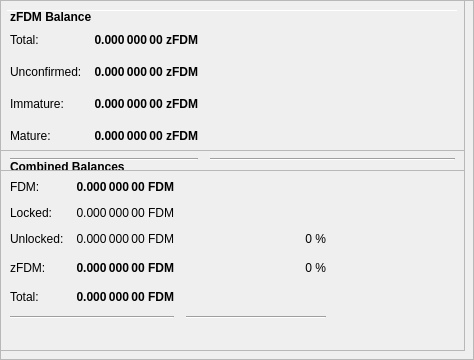
        <widget class="QFrame" name="frameObfuscation">
         <property name="minimumSize">
          <size>
           <width>0</width>
           <height>350</height>
          </size>
         </property>
         <property name="layoutDirection">
          <enum>Qt::LeftToRight</enum>
         </property>
         <property name="frameShape">
          <enum>QFrame::StyledPanel</enum>
         </property>
         <property name="frameShadow">
          <enum>QFrame::Raised</enum>
         </property>
         <widget class="QPushButton" name="runAutoDenom">
          <property name="geometry">
           <rect>
            <x>251</x>
            <y>17</y>
            <width>1</width>
            <height>1</height>
           </rect>
          </property>
          <property name="palette">
           <palette>
            <active>
             <colorrole role="WindowText">
              <brush brushstyle="SolidPattern">
               <color alpha="255">
                <red>0</red>
                <green>0</green>
                <blue>0</blue>
               </color>
              </brush>
             </colorrole>
             <colorrole role="Button">
              <brush brushstyle="SolidPattern">
               <color alpha="255">
                <red>239</red>
                <green>238</green>
                <blue>238</blue>
               </color>
              </brush>
             </colorrole>
             <colorrole role="Light">
              <brush brushstyle="SolidPattern">
               <color alpha="255">
                <red>255</red>
                <green>255</green>
                <blue>255</blue>
               </color>
              </brush>
             </colorrole>
             <colorrole role="Midlight">
              <brush brushstyle="SolidPattern">
               <color alpha="255">
                <red>247</red>
                <green>246</green>
                <blue>246</blue>
               </color>
              </brush>
             </colorrole>
             <colorrole role="Dark">
              <brush brushstyle="SolidPattern">
               <color alpha="255">
                <red>119</red>
                <green>119</green>
                <blue>119</blue>
               </color>
              </brush>
             </colorrole>
             <colorrole role="Mid">
              <brush brushstyle="SolidPattern">
               <color alpha="255">
                <red>159</red>
                <green>159</green>
                <blue>159</blue>
               </color>
              </brush>
             </colorrole>
             <colorrole role="Text">
              <brush brushstyle="SolidPattern">
               <color alpha="255">
                <red>0</red>
                <green>0</green>
                <blue>0</blue>
               </color>
              </brush>
             </colorrole>
             <colorrole role="BrightText">
              <brush brushstyle="SolidPattern">
               <color alpha="255">
                <red>255</red>
                <green>255</green>
                <blue>255</blue>
               </color>
              </brush>
             </colorrole>
             <colorrole role="ButtonText">
              <brush brushstyle="SolidPattern">
               <color alpha="255">
                <red>0</red>
                <green>0</green>
                <blue>0</blue>
               </color>
              </brush>
             </colorrole>
             <colorrole role="Base">
              <brush brushstyle="SolidPattern">
               <color alpha="255">
                <red>255</red>
                <green>255</green>
                <blue>255</blue>
               </color>
              </brush>
             </colorrole>
             <colorrole role="Window">
              <brush brushstyle="SolidPattern">
               <color alpha="255">
                <red>239</red>
                <green>238</green>
                <blue>238</blue>
               </color>
              </brush>
             </colorrole>
             <colorrole role="Shadow">
              <brush brushstyle="SolidPattern">
               <color alpha="255">
                <red>0</red>
                <green>0</green>
                <blue>0</blue>
               </color>
              </brush>
             </colorrole>
             <colorrole role="AlternateBase">
              <brush brushstyle="SolidPattern">
               <color alpha="255">
                <red>247</red>
                <green>246</green>
                <blue>246</blue>
               </color>
              </brush>
             </colorrole>
             <colorrole role="ToolTipBase">
              <brush brushstyle="SolidPattern">
               <color alpha="255">
                <red>255</red>
                <green>255</green>
                <blue>220</blue>
               </color>
              </brush>
             </colorrole>
             <colorrole role="ToolTipText">
              <brush brushstyle="SolidPattern">
               <color alpha="255">
                <red>0</red>
                <green>0</green>
                <blue>0</blue>
               </color>
              </brush>
             </colorrole>
            </active>
            <inactive>
             <colorrole role="WindowText">
              <brush brushstyle="SolidPattern">
               <color alpha="255">
                <red>0</red>
                <green>0</green>
                <blue>0</blue>
               </color>
              </brush>
             </colorrole>
             <colorrole role="Button">
              <brush brushstyle="SolidPattern">
               <color alpha="255">
                <red>239</red>
                <green>238</green>
                <blue>238</blue>
               </color>
              </brush>
             </colorrole>
             <colorrole role="Light">
              <brush brushstyle="SolidPattern">
               <color alpha="255">
                <red>255</red>
                <green>255</green>
                <blue>255</blue>
               </color>
              </brush>
             </colorrole>
             <colorrole role="Midlight">
              <brush brushstyle="SolidPattern">
               <color alpha="255">
                <red>247</red>
                <green>246</green>
                <blue>246</blue>
               </color>
              </brush>
             </colorrole>
             <colorrole role="Dark">
              <brush brushstyle="SolidPattern">
               <color alpha="255">
                <red>119</red>
                <green>119</green>
                <blue>119</blue>
               </color>
              </brush>
             </colorrole>
             <colorrole role="Mid">
              <brush brushstyle="SolidPattern">
               <color alpha="255">
                <red>159</red>
                <green>159</green>
                <blue>159</blue>
               </color>
              </brush>
             </colorrole>
             <colorrole role="Text">
              <brush brushstyle="SolidPattern">
               <color alpha="255">
                <red>0</red>
                <green>0</green>
                <blue>0</blue>
               </color>
              </brush>
             </colorrole>
             <colorrole role="BrightText">
              <brush brushstyle="SolidPattern">
               <color alpha="255">
                <red>255</red>
                <green>255</green>
                <blue>255</blue>
               </color>
              </brush>
             </colorrole>
             <colorrole role="ButtonText">
              <brush brushstyle="SolidPattern">
               <color alpha="255">
                <red>0</red>
                <green>0</green>
                <blue>0</blue>
               </color>
              </brush>
             </colorrole>
             <colorrole role="Base">
              <brush brushstyle="SolidPattern">
               <color alpha="255">
                <red>255</red>
                <green>255</green>
                <blue>255</blue>
               </color>
              </brush>
             </colorrole>
             <colorrole role="Window">
              <brush brushstyle="SolidPattern">
               <color alpha="255">
                <red>239</red>
                <green>238</green>
                <blue>238</blue>
               </color>
              </brush>
             </colorrole>
             <colorrole role="Shadow">
              <brush brushstyle="SolidPattern">
               <color alpha="255">
                <red>0</red>
                <green>0</green>
                <blue>0</blue>
               </color>
              </brush>
             </colorrole>
             <colorrole role="AlternateBase">
              <brush brushstyle="SolidPattern">
               <color alpha="255">
                <red>247</red>
                <green>246</green>
                <blue>246</blue>
               </color>
              </brush>
             </colorrole>
             <colorrole role="ToolTipBase">
              <brush brushstyle="SolidPattern">
               <color alpha="255">
                <red>255</red>
                <green>255</green>
                <blue>220</blue>
               </color>
              </brush>
             </colorrole>
             <colorrole role="ToolTipText">
              <brush brushstyle="SolidPattern">
               <color alpha="255">
                <red>0</red>
                <green>0</green>
                <blue>0</blue>
               </color>
              </brush>
             </colorrole>
            </inactive>
            <disabled>
             <colorrole role="WindowText">
              <brush brushstyle="SolidPattern">
               <color alpha="255">
                <red>119</red>
                <green>119</green>
                <blue>119</blue>
               </color>
              </brush>
             </colorrole>
             <colorrole role="Button">
              <brush brushstyle="SolidPattern">
               <color alpha="255">
                <red>239</red>
                <green>238</green>
                <blue>238</blue>
               </color>
              </brush>
             </colorrole>
             <colorrole role="Light">
              <brush brushstyle="SolidPattern">
               <color alpha="255">
                <red>255</red>
                <green>255</green>
                <blue>255</blue>
               </color>
              </brush>
             </colorrole>
             <colorrole role="Midlight">
              <brush brushstyle="SolidPattern">
               <color alpha="255">
                <red>247</red>
                <green>246</green>
                <blue>246</blue>
               </color>
              </brush>
             </colorrole>
             <colorrole role="Dark">
              <brush brushstyle="SolidPattern">
               <color alpha="255">
                <red>119</red>
                <green>119</green>
                <blue>119</blue>
               </color>
              </brush>
             </colorrole>
             <colorrole role="Mid">
              <brush brushstyle="SolidPattern">
               <color alpha="255">
                <red>159</red>
                <green>159</green>
                <blue>159</blue>
               </color>
              </brush>
             </colorrole>
             <colorrole role="Text">
              <brush brushstyle="SolidPattern">
               <color alpha="255">
                <red>119</red>
                <green>119</green>
                <blue>119</blue>
               </color>
              </brush>
             </colorrole>
             <colorrole role="BrightText">
              <brush brushstyle="SolidPattern">
               <color alpha="255">
                <red>255</red>
                <green>255</green>
                <blue>255</blue>
               </color>
              </brush>
             </colorrole>
             <colorrole role="ButtonText">
              <brush brushstyle="SolidPattern">
               <color alpha="255">
                <red>119</red>
                <green>119</green>
                <blue>119</blue>
               </color>
              </brush>
             </colorrole>
             <colorrole role="Base">
              <brush brushstyle="SolidPattern">
               <color alpha="255">
                <red>239</red>
                <green>238</green>
                <blue>238</blue>
               </color>
              </brush>
             </colorrole>
             <colorrole role="Window">
              <brush brushstyle="SolidPattern">
               <color alpha="255">
                <red>239</red>
                <green>238</green>
                <blue>238</blue>
               </color>
              </brush>
             </colorrole>
             <colorrole role="Shadow">
              <brush brushstyle="SolidPattern">
               <color alpha="255">
                <red>0</red>
                <green>0</green>
                <blue>0</blue>
               </color>
              </brush>
             </colorrole>
             <colorrole role="AlternateBase">
              <brush brushstyle="SolidPattern">
               <color alpha="255">
                <red>239</red>
                <green>238</green>
                <blue>238</blue>
               </color>
              </brush>
             </colorrole>
             <colorrole role="ToolTipBase">
              <brush brushstyle="SolidPattern">
               <color alpha="255">
                <red>255</red>
                <green>255</green>
                <blue>220</blue>
               </color>
              </brush>
             </colorrole>
             <colorrole role="ToolTipText">
              <brush brushstyle="SolidPattern">
               <color alpha="255">
                <red>0</red>
                <green>0</green>
                <blue>0</blue>
               </color>
              </brush>
             </colorrole>
            </disabled>
           </palette>
          </property>
          <property name="focusPolicy">
           <enum>Qt::NoFocus</enum>
          </property>
          <property name="autoFillBackground">
           <bool>true</bool>
          </property>
          <property name="text">
           <string/>
          </property>
          <property name="flat">
           <bool>true</bool>
          </property>
         </widget>
         <widget class="Line" name="line">
          <property name="geometry">
           <rect>
            <x>7</x>
            <y>10</y>
            <width>451</width>
            <height>1</height>
           </rect>
          </property>
          <property name="orientation">
           <enum>Qt::Horizontal</enum>
          </property>
         </widget>
         <widget class="QFrame" name="frame_3">
          <property name="geometry">
           <rect>
            <x>0</x>
            <y>150</y>
            <width>465</width>
            <height>201</height>
           </rect>
          </property>
          <property name="frameShape">
           <enum>QFrame::StyledPanel</enum>
          </property>
          <property name="frameShadow">
           <enum>QFrame::Raised</enum>
          </property>
          <layout class="QVBoxLayout" name="verticalLayout_5">
           <item>
            <layout class="QHBoxLayout" name="horizontalLayout_5" stretch="0">
             <item>
              <widget class="QLabel" name="label_5z">
               <property name="maximumSize">
                <size>
                 <width>16777215</width>
                 <height>20</height>
                </size>
               </property>
               <property name="font">
                <font>
                 <weight>75</weight>
                 <bold>true</bold>
                </font>
               </property>
               <property name="toolTip">
                <string>Combined Balances (including unconfirmed and immature coins)</string>
               </property>
               <property name="text">
                <string>&lt;html&gt;&lt;head/&gt;&lt;body&gt;&lt;p&gt;Combined Balances&lt;/p&gt;&lt;/body&gt;&lt;/html&gt;</string>
               </property>
              </widget>
             </item>
            </layout>
           </item>
           <item>
            <layout class="QGridLayout" name="gridLayout_3">
             <property name="spacing">
              <number>12</number>
             </property>
             <item row="7" column="0" colspan="2">
              <widget class="Line" name="lineSpendableBalance_3">
               <property name="orientation">
                <enum>Qt::Horizontal</enum>
               </property>
              </widget>
             </item>
             <item row="7" column="2">
              <widget class="Line" name="lineWatchBalance_3">
               <property name="sizePolicy">
                <sizepolicy hsizetype="Preferred" vsizetype="Fixed">
                 <horstretch>0</horstretch>
                 <verstretch>0</verstretch>
                </sizepolicy>
               </property>
               <property name="minimumSize">
                <size>
                 <width>140</width>
                 <height>0</height>
                </size>
               </property>
               <property name="orientation">
                <enum>Qt::Horizontal</enum>
               </property>
              </widget>
             </item>
             <item row="4" column="1">
              <widget class="QLabel" name="labelzBalancez">
               <property name="font">
                <font>
                 <weight>75</weight>
                 <bold>true</bold>
                </font>
               </property>
               <property name="cursor">
                <cursorShape>IBeamCursor</cursorShape>
               </property>
               <property name="toolTip">
                <string>Total of transactions that have yet to be confirmed, and do not yet count toward the spendable balance</string>
               </property>
               <property name="text">
                <string notr="true">0.000 000 00 FDM</string>
               </property>
               <property name="alignment">
                <set>Qt::AlignRight|Qt::AlignTrailing|Qt::AlignVCenter</set>
               </property>
               <property name="textInteractionFlags">
                <set>Qt::LinksAccessibleByMouse|Qt::TextSelectableByKeyboard|Qt::TextSelectableByMouse</set>
               </property>
              </widget>
             </item>
             <item row="6" column="1">
              <widget class="QLabel" name="labelTotalz">
               <property name="font">
                <font>
                 <weight>75</weight>
                 <bold>true</bold>
                </font>
               </property>
               <property name="cursor">
                <cursorShape>IBeamCursor</cursorShape>
               </property>
               <property name="toolTip">
                <string>Total Balance, including unconfirmed and immature coins.</string>
               </property>
               <property name="text">
                <string notr="true">0.000 000 00 FDM</string>
               </property>
               <property name="alignment">
                <set>Qt::AlignRight|Qt::AlignTrailing|Qt::AlignVCenter</set>
               </property>
               <property name="textInteractionFlags">
                <set>Qt::LinksAccessibleByMouse|Qt::TextSelectableByKeyboard|Qt::TextSelectableByMouse</set>
               </property>
              </widget>
             </item>
             <item row="4" column="3">
              <spacer name="horizontalSpacer_6">
               <property name="orientation">
                <enum>Qt::Horizontal</enum>
               </property>
               <property name="sizeHint" stdset="0">
                <size>
                 <width>40</width>
                 <height>20</height>
                </size>
               </property>
              </spacer>
             </item>
             <item row="6" column="0">
              <widget class="QLabel" name="labelTotalTextz">
               <property name="text">
                <string>Total:</string>
               </property>
              </widget>
             </item>
             <item row="1" column="0">
              <widget class="QLabel" name="labelBalanceTextz">
               <property name="text">
                <string>FDM:</string>
               </property>
              </widget>
             </item>
             <item row="1" column="1">
              <widget class="QLabel" name="labelBalancez">
               <property name="font">
                <font>
                 <weight>75</weight>
                 <bold>true</bold>
                </font>
               </property>
               <property name="cursor">
                <cursorShape>IBeamCursor</cursorShape>
               </property>
               <property name="toolTip">
                <string>Your current spendable balance</string>
               </property>
               <property name="text">
                <string notr="true">0.000 000 00 FDM</string>
               </property>
               <property name="alignment">
                <set>Qt::AlignRight|Qt::AlignTrailing|Qt::AlignVCenter</set>
               </property>
               <property name="textInteractionFlags">
                <set>Qt::LinksAccessibleByMouse|Qt::TextSelectableByKeyboard|Qt::TextSelectableByMouse</set>
               </property>
              </widget>
             </item>
             <item row="4" column="0">
              <widget class="QLabel" name="labelzBalanceTextz">
               <property name="toolTip">
                <string/>
               </property>
               <property name="text">
                <string>zFDM:</string>
               </property>
              </widget>
             </item>
             <item row="4" column="2">
              <widget class="QLabel" name="labelzFDMPercent">
               <property name="toolTip">
                <string>Current percentage of zFDM.
If AutoMint is enabled this percentage will settle around the configured AutoMint percentage (default = 10%)</string>
               </property>
               <property name="text">
                <string>0 %</string>
               </property>
               <property name="alignment">
                <set>Qt::AlignRight|Qt::AlignTrailing|Qt::AlignVCenter</set>
               </property>
              </widget>
             </item>
             <item row="6" column="2">
              <widget class="QLabel" name="label100Percent">
               <property name="text">
                <string/>
               </property>
               <property name="alignment">
                <set>Qt::AlignRight|Qt::AlignTrailing|Qt::AlignVCenter</set>
               </property>
              </widget>
             </item>
             <item row="2" column="1">
              <widget class="QLabel" name="labelLockedBalance">
               <property name="toolTip">
                <string>Locked FDM or Masternode collaterals. These are excluded from zFDM minting.</string>
               </property>
               <property name="text">
                <string>0.000 000 00 FDM</string>
               </property>
               <property name="alignment">
                <set>Qt::AlignRight|Qt::AlignTrailing|Qt::AlignVCenter</set>
               </property>
              </widget>
             </item>
             <item row="2" column="0">
              <widget class="QLabel" name="labelLockedBalanceText">
               <property name="toolTip">
                <string>Locked FDM or Masternode collaterals. These are excluded from zFDM minting.</string>
               </property>
               <property name="text">
                <string>Locked:</string>
               </property>
              </widget>
             </item>
             <item row="3" column="0">
              <widget class="QLabel" name="labelUnLockedBalanceText">
               <property name="toolTip">
                <string>Unlocked FDMs. These can be used for zFDM minting.</string>
               </property>
               <property name="text">
                <string>Unlocked:</string>
               </property>
              </widget>
             </item>
             <item row="3" column="1">
              <widget class="QLabel" name="labelUnLockedBalance">
               <property name="toolTip">
                <string>Unlocked FDMs. These can be used for zFDM minting.</string>
               </property>
               <property name="text">
                <string>0.000 000 00 FDM</string>
               </property>
               <property name="alignment">
                <set>Qt::AlignRight|Qt::AlignTrailing|Qt::AlignVCenter</set>
               </property>
              </widget>
             </item>
             <item row="3" column="2">
              <widget class="QLabel" name="labelFDMPercent">
               <property name="text">
                <string>0 %</string>
               </property>
               <property name="alignment">
                <set>Qt::AlignRight|Qt::AlignTrailing|Qt::AlignVCenter</set>
               </property>
              </widget>
             </item>
            </layout>
           </item>
           <item>
            <spacer name="verticalSpacer">
             <property name="orientation">
              <enum>Qt::Vertical</enum>
             </property>
             <property name="sizeHint" stdset="0">
              <size>
               <width>20</width>
               <height>40</height>
              </size>
             </property>
            </spacer>
           </item>
          </layout>
         </widget>
         <widget class="QFrame" name="frame_4">
          <property name="geometry">
           <rect>
            <x>0</x>
            <y>0</y>
            <width>465</width>
            <height>171</height>
           </rect>
          </property>
          <property name="frameShape">
           <enum>QFrame::StyledPanel</enum>
          </property>
          <property name="frameShadow">
           <enum>QFrame::Raised</enum>
          </property>
          <layout class="QVBoxLayout" name="verticalLayout_7">
           <item>
            <layout class="QHBoxLayout" name="horizontalLayout_8" stretch="0">
             <item>
              <widget class="QLabel" name="label_5z_3">
               <property name="maximumSize">
                <size>
                 <width>16777215</width>
                 <height>20</height>
                </size>
               </property>
               <property name="font">
                <font>
                 <weight>75</weight>
                 <bold>true</bold>
                </font>
               </property>
               <property name="text">
                <string>zFDM Balance</string>
               </property>
              </widget>
             </item>
            </layout>
           </item>
           <item>
            <layout class="QGridLayout" name="gridLayout_5">
             <property name="spacing">
              <number>12</number>
             </property>
             <item row="4" column="0">
              <widget class="QLabel" name="labelzBalanceMatureText">
               <property name="toolTip">
                <string>Mature: more than 20 confirmation and more than 1 mints of the same denomination after it was minted.
These zFDM are spendable.</string>
               </property>
               <property name="text">
                <string>Mature:</string>
               </property>
              </widget>
             </item>
             <item row="5" column="0" colspan="2">
              <widget class="Line" name="lineSpendableBalance_5">
               <property name="orientation">
                <enum>Qt::Horizontal</enum>
               </property>
              </widget>
             </item>
             <item row="1" column="1">
              <widget class="QLabel" name="labelzBalance">
               <property name="font">
                <font>
                 <weight>75</weight>
                 <bold>true</bold>
                </font>
               </property>
               <property name="cursor">
                <cursorShape>IBeamCursor</cursorShape>
               </property>
               <property name="toolTip">
                <string>All available zFDM, unconfirmed and immature zFDM included.</string>
               </property>
               <property name="text">
                <string notr="true">0.000 000 00 zFDM</string>
               </property>
               <property name="alignment">
                <set>Qt::AlignRight|Qt::AlignTrailing|Qt::AlignVCenter</set>
               </property>
               <property name="textInteractionFlags">
                <set>Qt::LinksAccessibleByMouse|Qt::TextSelectableByKeyboard|Qt::TextSelectableByMouse</set>
               </property>
              </widget>
             </item>
             <item row="5" column="2">
              <widget class="Line" name="lineWatchBalance_5">
               <property name="sizePolicy">
                <sizepolicy hsizetype="Preferred" vsizetype="Fixed">
                 <horstretch>0</horstretch>
                 <verstretch>0</verstretch>
                </sizepolicy>
               </property>
               <property name="minimumSize">
                <size>
                 <width>140</width>
                 <height>0</height>
                </size>
               </property>
               <property name="orientation">
                <enum>Qt::Horizontal</enum>
               </property>
              </widget>
             </item>
             <item row="1" column="0">
              <widget class="QLabel" name="labelzBalanceText">
               <property name="toolTip">
                <string>All available zFDM, unconfirmed and immature zFDM included.</string>
               </property>
               <property name="text">
                <string>Total:</string>
               </property>
              </widget>
             </item>
             <item row="1" column="2">
              <spacer name="horizontalSpacer_8">
               <property name="orientation">
                <enum>Qt::Horizontal</enum>
               </property>
               <property name="sizeHint" stdset="0">
                <size>
                 <width>40</width>
                 <height>20</height>
                </size>
               </property>
              </spacer>
             </item>
             <item row="4" column="2">
              <spacer name="horizontalSpacer_4">
               <property name="orientation">
                <enum>Qt::Horizontal</enum>
               </property>
               <property name="sizeHint" stdset="0">
                <size>
                 <width>40</width>
                 <height>20</height>
                </size>
               </property>
              </spacer>
             </item>
             <item row="4" column="1">
              <widget class="QLabel" name="labelzBalanceMature">
               <property name="font">
                <font>
                 <weight>75</weight>
                 <bold>true</bold>
                </font>
               </property>
               <property name="toolTip">
                <string>Mature: more than 20 confirmation and more than 1 mints of the same denomination after it was minted.
These zFDM are spendable.</string>
               </property>
               <property name="text">
                <string>0.000 000 00 zFDM</string>
               </property>
               <property name="alignment">
                <set>Qt::AlignRight|Qt::AlignTrailing|Qt::AlignVCenter</set>
               </property>
              </widget>
             </item>
             <item row="2" column="0">
              <widget class="QLabel" name="labelzBalanceUnconfirmedText">
               <property name="toolTip">
                <string>Unconfirmed: less than 20 confirmations
Immature: confirmed, but less than 1 mints of the same denomination after it was minted</string>
               </property>
               <property name="text">
                <string>Unconfirmed:</string>
               </property>
              </widget>
             </item>
             <item row="2" column="1">
              <widget class="QLabel" name="labelzBalanceUnconfirmed">
               <property name="font">
                <font>
                 <weight>75</weight>
                 <bold>true</bold>
                </font>
               </property>
               <property name="toolTip">
                <string>Unconfirmed: less than 20 confirmations
Immature: confirmed, but less than 1 mints of the same denomination after it was minted</string>
               </property>
               <property name="text">
                <string>0.000 000 00 zFDM</string>
               </property>
               <property name="alignment">
                <set>Qt::AlignRight|Qt::AlignTrailing|Qt::AlignVCenter</set>
               </property>
              </widget>
             </item>
             <item row="2" column="2">
              <spacer name="horizontalSpacer_5">
               <property name="orientation">
                <enum>Qt::Horizontal</enum>
               </property>
               <property name="sizeHint" stdset="0">
                <size>
                 <width>40</width>
                 <height>20</height>
                </size>
               </property>
              </spacer>
             </item>
             <item row="3" column="0">
              <widget class="QLabel" name="labelzBalanceImmatureText">
               <property name="toolTip">
                <string>Unconfirmed: less than 20 confirmations
Immature: confirmed, but less than 1 mints of the same denomination after it was minted</string>
               </property>
               <property name="text">
                <string>Immature:</string>
               </property>
              </widget>
             </item>
             <item row="3" column="1">
              <widget class="QLabel" name="labelzBalanceImmature">
               <property name="font">
                <font>
                 <weight>75</weight>
                 <bold>true</bold>
                </font>
               </property>
               <property name="toolTip">
                <string>Unconfirmed: less than 20 confirmations
Immature: confirmed, but less than 1 mints of the same denomination after it was minted</string>
               </property>
               <property name="text">
                <string>0.000 000 00 zFDM</string>
               </property>
               <property name="alignment">
                <set>Qt::AlignRight|Qt::AlignTrailing|Qt::AlignVCenter</set>
               </property>
              </widget>
             </item>
             <item row="3" column="2">
              <spacer name="horizontalSpacer_7">
               <property name="orientation">
                <enum>Qt::Horizontal</enum>
               </property>
               <property name="sizeHint" stdset="0">
                <size>
                 <width>40</width>
                 <height>20</height>
                </size>
               </property>
              </spacer>
             </item>
            </layout>
           </item>
          </layout>
         </widget>
        </widget>
